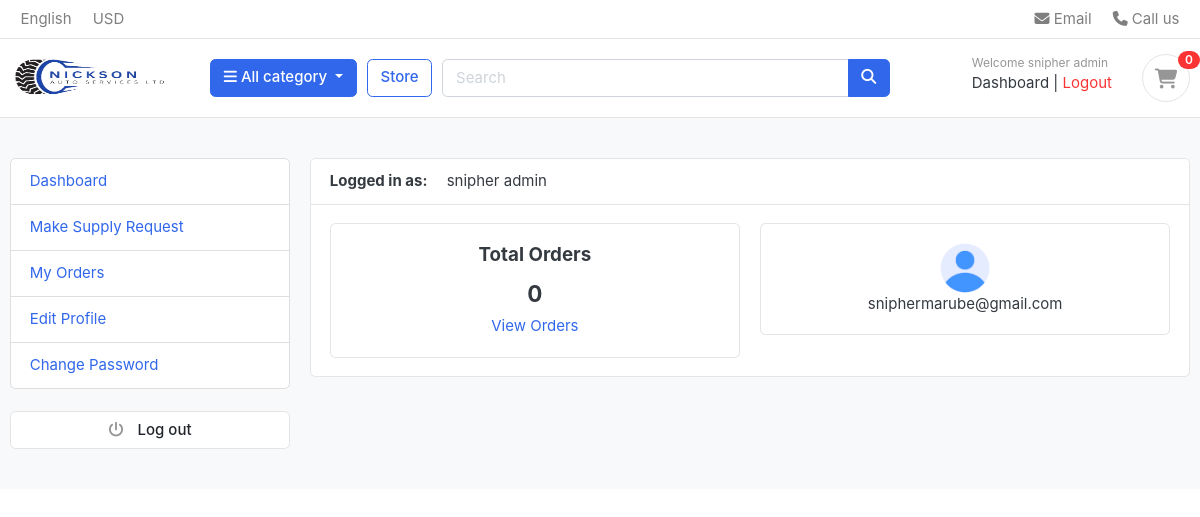
Screenshot of /accounts/dashboard/ (signed in) with the database file from the repository.
### accounts/models.py (models this page shows, shortened)
class Account(AbstractUser):
    STATUS_CHOICES = [
        ('pending', 'Pending'),
        ('accepted', 'Accepted'),
        ('rejected', 'Rejected'),
    ]
    first_name = models.CharField(max_length=255)
    last_name = models.CharField(max_length=255)
    username = models.CharField(max_length=255, unique=True) # unique=True means that no two users can have the same username
    email = models.EmailField(unique=True) # unique=True means that no two users can have the same email address
    phone_number = models.CharField(max_length=15)
    address = models.CharField(max_length=255, blank=True)
    city = models.CharField(max_length=255, blank=True)
    county = models.CharField(max_length=255, blank=True)
    status = models.CharField(max_length=10, choices=STATUS_CHOICES, default='pending')
    is_vendor = models.BooleanField(default=False)
    USERNAME_FIELD = 'email' # username field
    REQUIRED_FIELDS = ['username', 'first_name', 'last_name'] # required when user is created
    def full_name(self):
        return f"{self.first_name} {self.last_name}"
    class Meta:
        verbose_name = 'client'
        verbose_name_plural = 'clients'

class UserProfile(models.Model):
    user = models.OneToOneField(Account, on_delete=models.CASCADE)
    address_line_1 = models.CharField(max_length=255, blank=True)
    address_line_2 = models.CharField(max_length=255, blank=True)
    profile_picture = models.ImageField(upload_to='userprofile/', blank=True, null=True, default='../static/images/avatars/user.png')
    city = models.CharField(max_length=255, blank=True)
    county = models.CharField(max_length=255, blank=True)
    class Meta:
        verbose_name = 'client profile'
        verbose_name_plural = 'client profiles'

### accounts/views.py (the view)
# urls.py: path('dashboard/', views.dashboard, name='dashboard'),
@login_required(login_url='login')
def dashboard(request):
    orders = Order.objects.order_by('-created_at').filter(user_id=request.user.id, is_ordered=True)
    orders_count = orders.count()
    try:
        userprofile = UserProfile.objects.get(user_id=request.user.id)
    except UserProfile.DoesNotExist:
        userprofile = UserProfile(user=request.user)
        userprofile.save()
    context = {
        'orders_count': orders_count,
        'userprofile': userprofile,
    }
    return render(request, 'accounts/dashboard.html', context)

### carts/context_processors.py (called while the page is built)
def counter(request):
    item_count = 0
    if 'admin' in request.path:
        return {}
    else:
        try:
            cart = Cart.objects.filter(cart_id=_cart_id(request)) # get the cart using the cart_id present in the session
            if request.user.is_authenticated:
                cart_items = CartItem.objects.all().filter(user=request.user)
            else:
                cart_items = CartItem.objects.all().filter(cart=cart[:1]) # get all the cart items using the cart
            for cart_item in cart_items:
                item_count += cart_item.quantity
        except Cart.DoesNotExist:
            item_count = 0
    return dict(item_count=item_count)

### carts/views.py (called while the page is built)
def _cart_id(request):
    cart = request.session.session_key
    if not cart:
        cart = request.session.create()
    return cart

### category/context_processors.py (called while the page is built)
def menu_links(request):
    links = Category.objects.all()
    return dict(links=links)

### templates/accounts/dashboard.html (shortened to what this page needs)
{% extends 'base.html' %}
{% load static %}
{% block content %}
<section class="section-conten padding-y bg">
  <div class="container">
    <div class="row">
      {% include 'includes/dashboard_sidebar.html' %}
      <main class="col-md-9">
        <article class="card">
          <header class="card-header">
            <strong class="d-inline-block mr-3">Logged in as:</strong>
            <span> {{user.full_name}} </span>
          </header>
          <div class="card-body">
            <div class="row">
              <div class="col-md-6">
                <div class="card" style="text-align: center;">
                  <div class="card-body">
                    <h5 class="card-title">Total Orders</h5>
                    <h4> {{orders_count}} </h4>
                    <a href="{% url 'my_orders' %}">View Orders</a>
                  </div>
                </div>
              </div>
              <div class="col-md-6">
                <div class="card" style="text-align: center;">
                  <div class="card-body">
                    {% if userprofile.profile_picture %}
                    <img src="{{userprofile.profile_picture.url}}" alt="user profile picture"
                    width="50" height="50"
                    class=" icon rounded-circle" />
                    {% else %}
                    <img src="{% static 'images/avatars/user.png' %}" alt="user profile picture"
                    width="50" height="50"
                    class=" icon rounded-circle" />
                    {% endif %}
                    <p class="mb-0"> {{user.email}} </p>
                  </div>
                </div>
              </div>
            </div>
          </div>
        </article>
      </main>
    </div>
  </div>
</section>
{% endblock %}

### templates/includes/navbar.html (shortened to what this page needs)
{% load static %}
<header class="section-header">
  <nav class="navbar p-md-0 navbar-expand-sm navbar-light border-bottom">
    <div class="container">
      <div class="collapse navbar-collapse" id="navbarTop4">
        <ul class="navbar-nav mr-auto">
          <li class="nav-item dropdown">
            <a href="#" class="nav-link"> English </a>
          </li>
          <li class="nav-item dropdown">
            <a href="#" class="nav-link"> USD </a>
          </li>
        </ul>
        <ul class="navbar-nav">
          <li>
            <a href="#" class="nav-link">
              <i class="fa fa-envelope"></i> Email
            </a>
          </li>
          <li>
            <a href="#" class="nav-link">
              <i class="fa fa-phone"></i> Call us
            </a>
          </li>
        </ul>
      </div>
    </div>
  </nav>
  <section class="header-main border-bottom">
    <div class="container">
        <div class="row align-items-center">
            <div class="col-lg-2 col-md-3 col-6">
                <a href="{% url 'home' %}" class="brand-wrap">
                    <img class="logo" src="{% static 'images/logo1.png' %}" style="width: 160px;" alt="Logo"/>
                </a>
            </div>
            <div class="col-lg col-sm col-md col-6 flex-grow-0">
                <div class="category-wrap dropdown d-inline-block float-right">
                    <button type="button" class="btn btn-primary dropdown-toggle" data-toggle="dropdown">
                        <i class="fa fa-bars"></i> All category
                    </button>
                </div>
            </div>
            <a href="{% url 'store' %}" class="btn btn-outline-primary">Store</a>
            <div class="col-lg col-md-6 col-sm-12 col">
                <form action="{% url 'search' %}" class="search" method="GET">
                    <div class="input-group w-100">
                        <input type="text" class="form-control" style="width: 60%" placeholder="Search" name="keyword"/>
                        <div class="input-group-append">
                            <button class="btn btn-primary" type="submit">
                                <i class="fa fa-search"></i>
                            </button>
                        </div>
                    </div>
                </form>
            </div>
            <div class="col-lg-3 col-sm-6 col-8 order-2 order-lg-3">
                <div class="d-flex justify-content-end mb-3 mb-lg-0">
                    <div class="widget-header">
                        <div>
                            {% if request.user.is_authenticated %}
                                <small class="title text-muted">Welcome {{ user.first_name }} {{ user.last_name }}</small>
                                <a href="{% url 'dashboard' %}">Dashboard</a>
                                <span class="dark-transp"> | </span>
                                <a class="text-danger" type="button" href="{% url 'logout' %}">Logout</a>
                            {% else %}
                                <small class="title text-muted">Welcome Guest</small>
                                <a href="{% url 'login' %}">Sign in</a>
                                <span class="dark-transp"> | </span>
                                <a href="{% url 'register' %}">Register</a>
                            {% endif %}
                        </div>
                    </div>
                    <a href="{% url 'cart' %}" class="widget-header pl-3 ml-3">
                        <div class="icon icon-sm rounded-circle border">
                            <i class="fa fa-shopping-cart"></i>
                        </div>
                        <span class="badge badge-pill badge-danger notify">
                            {{ item_count }}
                        </span>
                    </a>
                </div>
            </div>
        </div>
    </div>
</section>
</header>

### static/css/ui.css (style rules this page uses)
html { font-family: "Inter", sans-serif; font-size: 15px; }
.icon-xs, .icon-sm, .icon-md, .icon-lg { display: inline-block; text-align: center; flex-shrink: 0; flex-grow: 0; }
.icon-sm { width: 48px; height: 48px; line-height: 48px !important; font-size: 20px; }
.padding-y { padding-top: 40px; padding-bottom: 40px; }
article:after, .form-group:after { display: block; clear: both; content: ""; }
.bg { background-color: #f8f9fa; }
.header-main { position: relative; padding-top: 1rem; padding-bottom: 1rem; }
.brand-wrap .logo, .navbar-brand .logo { margin-right: 7px; max-height: 42px; display: inline-block; }
.widget-header { display: inline-block; vertical-align: middle; position: relative; }
.widget-header a { color: #343a40; }
.widget-header i { color: #969696; }
.widget-header .title { display: block; }
.widget-header .notify { position: absolute; top: -3px; right: -10px; }
.notify { position: absolute; top: -4px; right: -10px; display: inline-block; padding: 0.25em 0.6em; font-size: 12px; line-height: 1; text-align: center; border-radius: 3rem; color: #fff; background-color: #fa3434; }

### rows the page displays
Account: first_name "snipher", last_name "admin", full_name "snipher admin", email "sniphermarube@gmail.com"
UserProfile: profile_picture (placeholder picture)

### other values shown
{{ item_count }} "0"
{{ orders_count }} "0"
